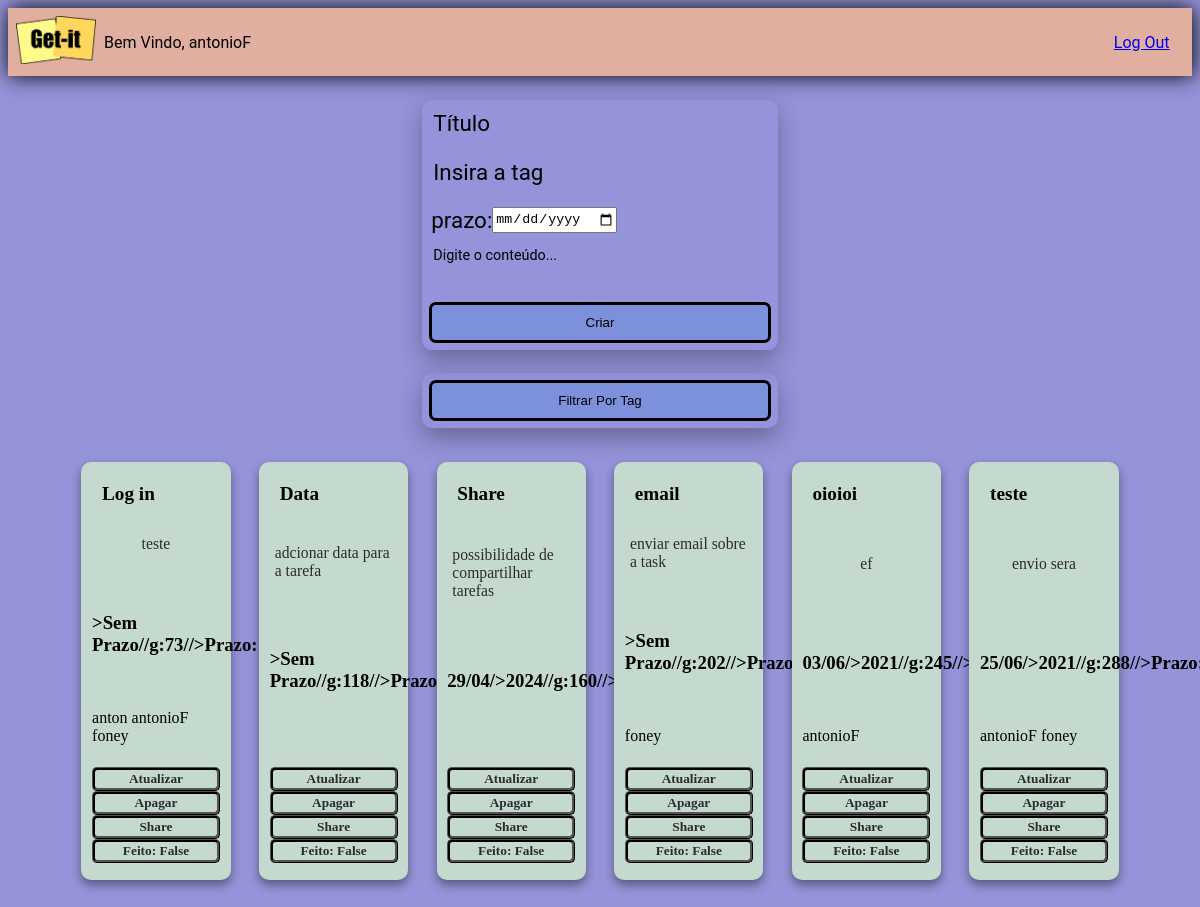
Page /retorno/ (signed in) on the committed database.
### notes/models.py (models this page shows, shortened)
class Note(models.Model):
    id = models.AutoField(primary_key=True)
    title = models.CharField(max_length=200, default='')
    content = models.TextField(default='')
    tag = models.CharField(max_length=50, default='')
    prazo = models.CharField(max_length=15, default='Sem Prazo')
    feito = models.BooleanField(default=False)
    users = models.ManyToManyField(User,related_name = 'dono')

### notes/views.py (the view)
# urls.py: path('retorno/', views.volta, name='final'),
def volta(request):
    print("55555555555555555555555555555555")
    if request.method == 'POST':
        return redirect('index')
    else:
        all_notes = Note.objects.all()
        return render(request, 'notes/index.html', {'notes': all_notes})

### notes/templates/notes/index.html (shortened to what this page needs)
{% extends "notes/base.html" %}
{% load static %}
{% block content %}
<div class="appbar">
  <a href="{% url 'index' %}"><img class="logo" src="{% static 'notes/img/logo-getit.png' %}" /></a>
<div class = 'teste'><p class="subtitle">Bem Vindo, {{ user.username }} </p>
  <p class="subtitle"><a href="{% url 'login' %}">Log Out</a></p>
</div>
</div>
<div>
<form method="post" class="form-card">
  <input class="form-card-title" type="text" name="titulo" placeholder="Título"/>
  <input class="form-card-title" type="text" name="tag" placeholder="Insira a tag"/>
  <div class="form-card-title" >prazo: <input type="date" id="data" name="prazo"> </div>
  <textarea class="autoresize" name="detalhes" placeholder="Digite o conteúdo..."></textarea>
  <button class="btn" type="submit">Criar</button>
</form>
<form action='/tags/' method="post" class="form-card2">
<button class="btn" type="submit">Filtrar Por Tag</button>
</form>
</div>
<div class="card-container" >
  {% for note in notes %}
  <div class="card" id="card{{ note.id }}" >
    <form class="from" method="post">
    <h3 class="card-title" id="tx1{{ note.id }}" onclick="func1('tx1{{ note.id }}','inp1{{ note.id }}','card{{ note.id }}')" >{{ note.title }}</h3>
    <div class="card-content">
      <p class="corpo_card" id="tx2{{ note.id }}" onclick="func2('tx2{{ note.id }}','inp2{{ note.id }}','card{{ note.id }}')">{{ note.content }}</p>
    </div>
    <br>
    <h3 class='card-date' id="tx3{{ note.id }}" onclick="func1('tx3{{ note.id }}','inp3{{ note.id }}','card{{ note.id }}')">Prazo: {{note.prazo}}</h3>
    <br>
    <p class="card-contentdzb">{%for nome in note.users.all%} {{ nome }} {% endfor %}</p>
    <div class="div_botao">
      <button class="botao1" type="submit" name="atualizar" value="{{ note.id }}" id="update">Atualizar</button>
      <button class="botao1" type="submit" name= "apagar" value="{{ note.id }}">Apagar</button>
      <button class="botao1 bot_share" type="button" name= "share" value="{{ note.id }}" onclick="func3('{{ note.id }}')" >Share</button>
      <button class="botao1 botao_mudar" type="submit" name= "status" value="{{ note.id }}"> Feito: {{note.feito}}</button>
    </div>
      </form>
  </div>
  {% endfor %}
</div>
{% endblock %}

### notes/templates/notes/base.html (shortened to what this page needs)
<!DOCTYPE html>
<html>
  <head>
    {% load static %}
    <link rel="stylesheet" href="{% static 'notes/csss/getit.css' %}"  />
    <link rel="stylesheet" href="https://cdnjs.cloudflare.com/ajax/libs/meyer-reset/2.0/reset.min.css"/>
  </head>
  <body>
    {% if user.is_authenticated %}
    {% block content %} {% endblock %}
    {% else %}
  <p>You are not logged in</p>
  <a href="{% url 'login' %}">Log In</a>
{% endif %}
  </body>
</html>

### notes/static/notes/csss/getit.css (style rules this page uses)
::placeholder { color: black; opacity: 1; }
body { background-color: #9593d9; }
.teste { display: flex; width: 90%; justify-content: space-between; }
.appbar { left: 5%; top: 10%; width: 100%; height: 100%; display: flex; align-items: center; box-shadow: 1px 0px 20px black; background-color: #e0afa0; }
.logo { margin: 0.5rem; width: 5rem; height: 3rem; }
html, body { font-family: "Roboto", sans-serif; }
textarea { resize: none; ; }
.form-card2 { box-shadow: 0 10px 24px 0 rgba(0, 0, 0, 0.3); justify-content:space-between; display: flex; flex-direction:column; width: 30%; margin: 2% auto; border-radius: 10px; }
.form-card { box-shadow: 0 10px 24px 0 rgba(0, 0, 0, 0.3); justify-content:space-between; display: flex; flex-direction:column; width: 30%; height: 250px; margin: 2% auto; border-radius: 10px; }
.form-card-title { margin-left: 2.5%; margin-top: 2.5%; font-family: 'Roboto', sans-serif; font-size: 1.4em; border: none; display: flex; background-color: transparent; }
.autoresize { font-family: 'Roboto', sans-serif; border: 0px; font-size: 0.9em; margin-left: 2.5%; background-color: #9593d9; }
.card-container { align-content:flex-start; justify-content:space-evenly; margin: 1%; display: flex; flex-wrap:wrap; margin-left: 5%; margin-right: 5%; }
.from { height: 100%; display: flex; justify-content: space-between; flex-direction:column; }
.card { padding: 1%; font-family: 'Permanent Marker', cursive; width:12%; margin-top: 5%; border-radius: 10px; margin: 1% auto; display: flex; flex-direction:column; box-shadow: 0 5px 10px 0 rgba(0, 0, 0, 0.4); justify-content: space-between; }
.card-title { font-weight: bold; font-size: 1.2em; margin: 10px 10px 15px 10px; }
.card-content { font-display: inline-block; font-size: 0.98em; font-weight:normal; color: #2c2c2c; text-align:left; align-self: center; margin: auto; margin-left: 4%; margin-right: 4%; padding-bottom: 5%; }
.botao1 { border-radius: 5px; width: 100%; color: #2c2c2c; font-weight: bold; font-family: 'Permanent Marker', cursive; background-color: transparent; border: black; border-style: ridge; }
.div_botao { display: flex; margin-top: 5%; margin-bottom: 5% ; flex-wrap: wrap; }
.card-color-2 { background:#C4DACF; }
.card-color-3 { background:#C4DACF; }
.card-color-4 { background:#C4DACF; }
.card-color-5 { background:#C4DACF; }
.btn { margin: 0.5em; position: relative; display: block; padding: 10px; overflow: hidden; border-width: 0; outline: none; border-radius: 7px; background-color: #7C90DB; border: black; border-style: solid; transition: background-color 0.3s; }
.btn:before { content: ""; position: absolute; top: 50%; left: 50%; display: block; width: 0; padding-top: 0; border-radius: 100%; background-color: rgba(236, 240, 241, 0.3); -webkit-transform: translate(-50%, -50%); -moz-transform: translate(-50%, -50%); -ms-transform: translate(-50%, -50%); -o-transform: translate(-50%, -50%); transform: translate(-50%, -50%); }

### rows in the picture
Note: title "Log in", content "teste", {{ note.id }} 16 (drawn), feito "False"
Note: title "Data", content "adcionar data para a tarefa", {{ note.id }} 17 (drawn), feito "False"
Note: title "Share", content "possibilidade de compartilhar tarefas", {{ note.id }} 18 (drawn), feito "False"
Note: title "email", content "enviar email sobre a task", {{ note.id }} 19 (drawn), feito "False"
Note: title "oioioi", content "ef", {{ note.id }} 52 (drawn), feito "False"
Note: title "teste", content "envio sera", {{ note.id }} 53 (drawn), feito "False"

### other values in the picture
{{ user.username }} "antonioF"
{{ nome }} "anton"
{{ nome }} "antonioF"
{{ nome }} "foney"
